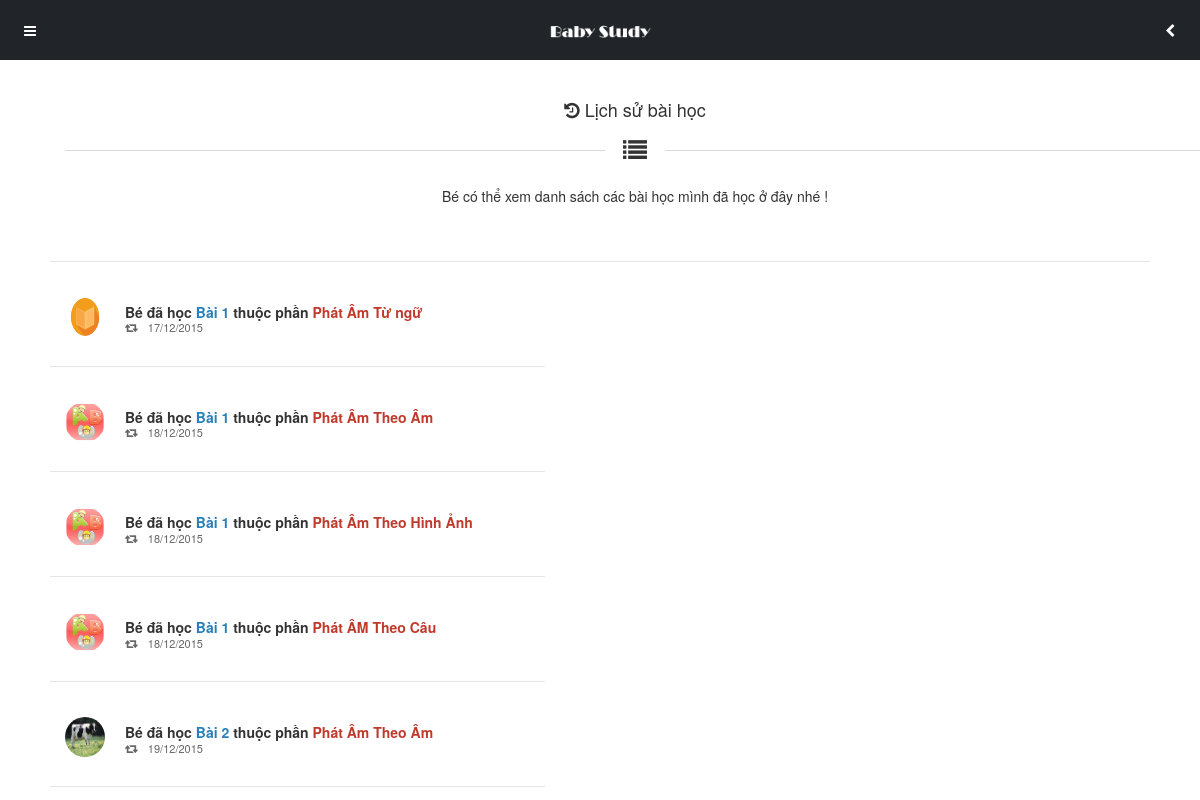
Page /Source-code/lichsubaihoc.php?page=1 (signed in) on the committed database.
### tables this page shows
CREATE TABLE IF NOT EXISTS `baihoc` (
  `bh_ID` int(11) NOT NULL AUTO_INCREMENT,
  `bh_TenBaiHoc` varchar(150) NOT NULL,
  `bh_LoaiBaiHoc` int(11) NOT NULL,
  `bh_NgayTao` datetime NOT NULL,
  `bh_HinhDaiDien` varchar(150) NOT NULL,
  `bh_SoLanChon` int(11) NOT NULL,
  PRIMARY KEY (`bh_ID`),
  KEY `fk_baihoc_loaibaihoc_idx` (`bh_LoaiBaiHoc`)
);

CREATE TABLE IF NOT EXISTS `loaibaihoc` (
  `lbh_ID` int(11) NOT NULL AUTO_INCREMENT,
  `lbh_LoaiBaiHoc` varchar(100) NOT NULL,
  PRIMARY KEY (`lbh_ID`)
);

CREATE TABLE IF NOT EXISTS `lichsubaihoc` (
  `lsbh_ID` int(11) NOT NULL AUTO_INCREMENT,
  `lsbh_TaiKhoan` int(11) NOT NULL,
  `lsbh_BaiHoc` int(11) NOT NULL,
  `lsbh_ThoiGian` datetime NOT NULL,
  `lsbh_SoLanHoc` int(11) NOT NULL,
  PRIMARY KEY (`lsbh_ID`),
  KEY `fk_lichsubaihoc_baihoc_idx` (`lsbh_BaiHoc`),
  KEY `fk_lichsubaihoc_taikhoan_idx` (`lsbh_TaiKhoan`)
);

### Source-code/dataconfig/dataprovider.php (called while the page is built, shortened)
<?php
class DataProvider
{
  public static function GetRows($sql)
  {
	$connection = mysqli_connect(HOSTNAME,USERNAME,PASSWORD,DATABASE) or
      	die ("couldn't connect to localhost");
    mysqli_query($connection,"set names 'utf8'");
    $returnresult = null;
    $result = mysqli_query($connection,$sql);
	$i = 0;
	while ($row = mysqli_fetch_array($result))
	{
		$returnresult[$i++] = $row;
	}
    return $returnresult;
	}
}
?>

### Source-code/include/inc-lichsubaihoc.php (the view, shortened to what this page needs)
            <div class="content">
			<div class="header-clear-large"></div>
                <div class="container heading-style-5">
                    <h4 class="heading-title"><i class="fa fa-history"></i> Lịch sử bài học</h4>
                    <i class="fa fa-list heading-icon"></i>
                    <p class="heading-subtitle">
                        Bé có thể xem danh sách các bài học mình đã học ở đây nhé !
                    </p>
                </div>
                <div class="decoration"></div>
			<div class="one-half-responsive">
			<?php
						include_once("dataconfig/dataprovider.php");
						if(!isset($_GET['page']))
						{
							$page = 1;
						}
						else
						{
							$page = $_GET['page'];
						}
						$max_results = 9;
						$from = (($page * $max_results) - $max_results);
						$uiduser = $_SESSION['UID'];
						$sql = "SELECT bh_ID, bh_TenBaiHoc, bh_HinhDaiDien, lsbh_SoLanHoc, lsbh_ThoiGian, lsbh_BaiHoc, bh_LoaiBaiHoc,lbh_LoaiBaiHoc
								FROM baihoc, lichsubaihoc, loaibaihoc, taikhoan
								where tk_ID = lsbh_TaiKhoan and  lsbh_BaiHoc = bh_ID and bh_LoaiBaiHoc = lbh_ID and lsbh_TaiKhoan = $uiduser LIMIT $from, $max_results";
						$result = DataProvider::GetRows($sql);
						if($result != null)
						{
							foreach ($result as $value) {
					?>
                    <div class="activity-item container">
                        <a href="baihoc.php?bh=<?php echo $value['bh_ID']; ?>&lbh=<?php echo $value['bh_LoaiBaiHoc']; ?>"><img class="activity-item-image" src="<?php echo $value['bh_HinhDaiDien']; ?>" alt="img"></a>
                        <h5>Bé đã học <strong class="color-blue-dark"><?php echo $value['bh_TenBaiHoc'];?></strong> thuộc phần <strong class="color-red-dark"><?php echo $value['lbh_LoaiBaiHoc'];?></strong></h5>
                        <em><i class="fa fa-retweet"></i><?php $date = date_create($value['lsbh_ThoiGian']);echo date_format($date, 'd/m/Y');?></em>
                        <a href="#" class="activity-item-toggle"><i class="fa fa-plus"></i></a>
                    </div>
                    <div class="decoration"></div>
					<?php
							}
						}else{
							echo 'Bạn chưa học bài nào.';
						}
					?>
                </div>
                </div>
</div>

### Source-code/styles/style.css (style rules this page uses)
.header-clear-large { height:90px; }

### rows in the picture
baihoc: bh_HinhDaiDien (picture), bh_TenBaiHoc "Bài 1", bh_LoaiBaiHoc.lbh_LoaiBaiHoc "Phát Âm Từ ngữ", lichsubaihoc.lsbh_ThoiGian "17/12/2015"
baihoc: bh_HinhDaiDien (picture), bh_TenBaiHoc "Bài 1", bh_LoaiBaiHoc.lbh_LoaiBaiHoc "Phát Âm Theo Âm", lichsubaihoc.lsbh_ThoiGian "18/12/2015"
baihoc: bh_HinhDaiDien (picture), bh_TenBaiHoc "Bài 1", bh_LoaiBaiHoc.lbh_LoaiBaiHoc "Phát Âm Theo Hình Ảnh", lichsubaihoc.lsbh_ThoiGian "18/12/2015"
baihoc: bh_HinhDaiDien (picture), bh_TenBaiHoc "Bài 1", bh_LoaiBaiHoc.lbh_LoaiBaiHoc "Phát ÂM Theo Câu", lichsubaihoc.lsbh_ThoiGian "18/12/2015"
baihoc: bh_HinhDaiDien (picture), bh_TenBaiHoc "Bài 2", bh_LoaiBaiHoc.lbh_LoaiBaiHoc "Phát Âm Theo Âm", lichsubaihoc.lsbh_ThoiGian "19/12/2015"
